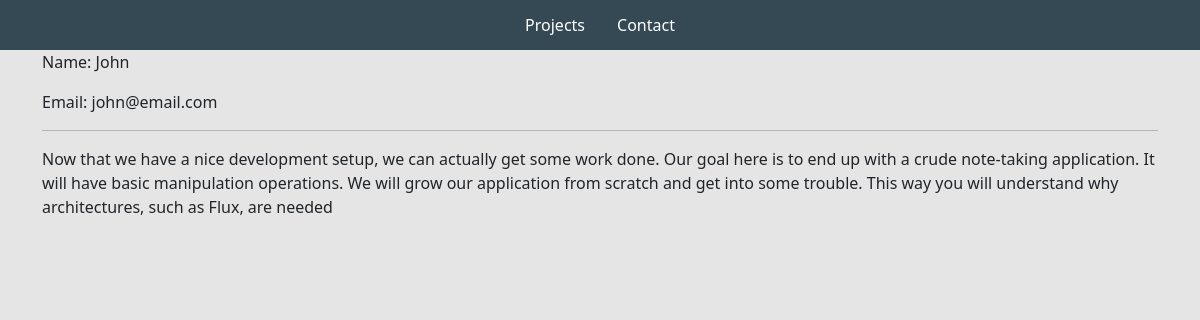
The app's page /message/e10fe731-4334-4409-8916-506c66697499/ with its own data.
### base/models.py (models this page shows, shortened)
class Message(models.Model):
    name = models.CharField(max_length=200, null=True)
    email = models.CharField(max_length=200, null=True)
    subject = models.CharField(max_length=200, null=True)
    body = models.TextField()
    is_read = models.BooleanField(default=False)
    created = models.DateTimeField(auto_now_add=True)
    id = models.UUIDField(default=uuid.uuid4,  unique=True,
                          primary_key=True, editable=False)

### base/views.py (the view)
# urls.py: path('message/<str:pk>/', views.messagePage, name="message"),
def messagePage(request, pk):
    message = Message.objects.get(id=pk)
    message.is_read = True
    message.save()
    context = {'message': message}
    return render(request, 'base/message.html', context)

### base/templates/base/message.html
{% extends 'base/main.html' %}
{% load static %}
{% block content %}
<div class="container">
    <p>Name: {{message.name}}</p>
    <p>Email: {{message.email}}</p>
    <hr>
    <p>{{message.body}}</p>
</div>
{% endblock content %}

### static/styles/main.css (style rules this page uses)
body { background-color: #E5E5E5; }

### records on screen
Message: name "John", email "john@email.com", body "Now that we have a nice development setup, we can actually get some work done. Our goal here is to end up with a crude note-taking application. It will have basic manipulation operations. We will grow our application from scratch and get into some trouble. This way you will understand why architectures, such as Flux, are needed"
